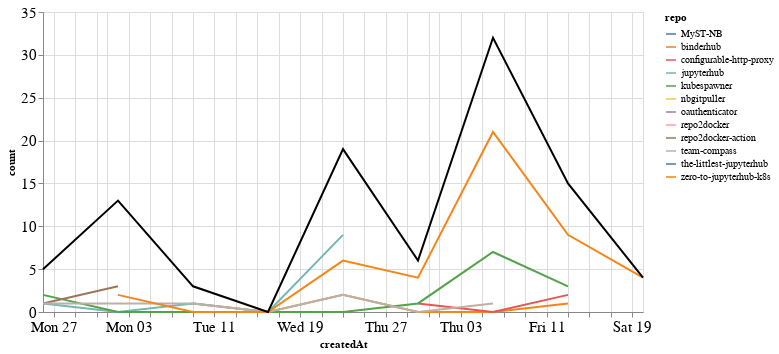

Notebook code cell kept with this figure:
### Markdown cell above
## Comments

### Code cell
comments_time = comments.groupby('repo').resample('W', on='createdAt').count()['author'].reset_index()
comments_time = comments_time.rename(columns={'author': 'count'})
comments_time_total = comments_time.groupby('createdAt').agg({"count": "sum"}).reset_index()
ch1 = alt.Chart(comments_time, width=600).mark_line().encode(
    x='createdAt',
    y='count',
    color='repo',
    tooltip="repo"
)

ch2 = alt.Chart(comments_time_total, width=600).mark_line(color="black").encode(
    x='createdAt',
    y='count',
)

ch1 + ch2

### Figure 1 — Vega-Lite specification as saved in the notebook (floating-point values rounded to 4 significant figures)
{"config": {"axisLeft": {"labelFontSize": 15}, "axisBottom": {"labelFontSize": 15}}, "layer": [{"data": {"name": "data-8d8b1d21c4e6b41679bef3f0cee04608"}, "mark": "line", "encoding": {"color": {"type": "nominal", "field": "repo"}, "tooltip": {"type": "nominal", "field": "repo"}, "x": {"type": "temporal", "field": "createdAt"}, "y": {"type": "quantitative", "field": "count"}}, "width": 600}, {"data": {"name": "data-080374be1c6550dfe01f3adfbb834268"}, "mark": {"type": "line", "color": "black"}, "encoding": {"x": {"type": "temporal", "field": "createdAt"}, "y": {"type": "quantitative", "field": "count"}}, "width": 600}], "$schema": "https://vega.github.io/schema/vega-lite/v4.8.1.json", "datasets": {"data-8d8b1d21c4e6b41679bef3f0cee04608": [{"repo": "MyST-NB", "createdAt": "2020-08-02T00:00:00", "count": 2}, {"repo": "binderhub", "createdAt": "2020-08-09T00:00:00", "count": 1}, {"repo": "binderhub", "createdAt": "2020-08-16T00:00:00", "count": 0}, {"repo": "binderhub", "createdAt": "2020-08-23T00:00:00", "count": 2}, {"repo": "binderhub", "createdAt": "2020-08-30T00:00:00", "count": 0}, {"repo": "binderhub", "createdAt": "2020-09-06T00:00:00", "count": 0}, {"repo": "binderhub", "createdAt": "2020-09-13T00:00:00", "count": 1}, {"repo": "configurable-http-proxy", "createdAt": "2020-08-30T00:00:00", "count": 1}, {"repo": "configurable-http-proxy", "createdAt": "2020-09-06T00:00:00", "count": 0}, {"repo": "configurable-http-proxy", "createdAt": "2020-09-13T00:00:00", "count": 2}, {"repo": "jupyterhub", "createdAt": "2020-07-26T00:00:00", "count": 1}, {"repo": "jupyterhub", "createdAt": "2020-08-02T00:00:00", "count": 0}, {"repo": "jupyterhub", "createdAt": "2020-08-09T00:00:00", "count": 1}, {"repo": "jupyterhub", "createdAt": "2020-08-16T00:00:00", "count": 0}, {"repo": "jupyterhub", "createdAt": "2020-08-23T00:00:00", "count": 9}, {"repo": "kubespawner", "createdAt": "2020-07-26T00:00:00", "count": 2}, {"repo": "kubespawner", "createdAt": "2020-08-02T00:00:00", "count": 0}, {"repo": "kubespawner", "createdAt": "2020-08-09T00:00:00", "count": 0}, {"repo": "kubespawner", "createdAt": "2020-08-16T00:00:00", "count": 0}, {"repo": "kubespawner", "createdAt": "2020-08-23T00:00:00", "count": 0}, {"repo": "kubespawner", "createdAt": "2020-08-30T00:00:00", "count": 1}, {"repo": "kubespawner", "createdAt": "2020-09-06T00:00:00", "count": 7}, {"repo": "kubespawner", "createdAt": "2020-09-13T00:00:00", "count": 3}, {"repo": "nbgitpuller", "createdAt": "2020-08-02T00:00:00", "count": 5}, {"repo": "oauthenticator", "createdAt": "2020-09-06T00:00:00", "count": 1}, {"repo": "repo2docker", "createdAt": "2020-09-06T00:00:00", "count": 1}, {"repo": "repo2docker-action", "createdAt": "2020-07-26T00:00:00", "count": 1}, {"repo": "repo2docker-action", "createdAt": "2020-08-02T00:00:00", "count": 3}, {"repo": "team-compass", "createdAt": "2020-07-26T00:00:00", "count": 1}, {"repo": "team-compass", "createdAt": "2020-08-02T00:00:00", "count": 1}, {"repo": "team-compass", "createdAt": "2020-08-09T00:00:00", "count": 1}, {"repo": "team-compass", "createdAt": "2020-08-16T00:00:00", "count": 0}, {"repo": "team-compass", "createdAt": "2020-08-23T00:00:00", "count": 2}, {"repo": "team-compass", "createdAt": "2020-08-30T00:00:00", "count": 0}, {"repo": "team-compass", "createdAt": "2020-09-06T00:00:00", "count": 1}, {"repo": "the-littlest-jupyterhub", "createdAt": "2020-09-06T00:00:00", "count": 1}, {"repo": "zero-to-jupyterhub-k8s", "createdAt": "2020-08-02T00:00:00", "count": 2}, {"repo": "zero-to-jupyterhub-k8s", "createdAt": "2020-08-09T00:00:00", "count": 0}, {"repo": "zero-to-jupyterhub-k8s", "createdAt": "2020-08-16T00:00:00", "count": 0}, {"repo": "zero-to-jupyterhub-k8s", "createdAt": "2020-08-23T00:00:00", "count": 6}, {"repo": "zero-to-jupyterhub-k8s", "createdAt": "2020-08-30T00:00:00", "count": 4}, {"repo": "zero-to-jupyterhub-k8s", "createdAt": "2020-09-06T00:00:00", "count": 21}, {"repo": "zero-to-jupyterhub-k8s", "createdAt": "2020-09-13T00:00:00", "count": 9}, {"repo": "zero-to-jupyterhub-k8s", "createdAt": "2020-09-20T00:00:00", "count": 4}], "data-080374be1c6550dfe01f3adfbb834268": [{"createdAt": "2020-07-26T00:00:00", "count": 5}, {"createdAt": "2020-08-02T00:00:00", "count": 13}, {"createdAt": "2020-08-09T00:00:00", "count": 3}, {"createdAt": "2020-08-16T00:00:00", "count": 0}, {"createdAt": "2020-08-23T00:00:00", "count": 19}, {"createdAt": "2020-08-30T00:00:00", "count": 6}, {"createdAt": "2020-09-06T00:00:00", "count": 32}, {"createdAt": "2020-09-13T00:00:00", "count": 15}, {"createdAt": "2020-09-20T00:00:00", "count": 4}]}}
